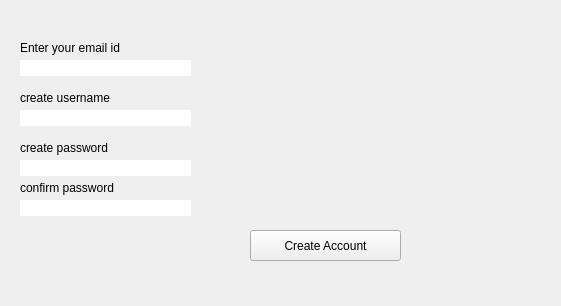
<?xml version="1.0" encoding="UTF-8"?>
<ui version="4.0">
 <class>Form</class>
 <widget class="QWidget" name="Form">
  <property name="geometry">
   <rect>
    <x>0</x>
    <y>0</y>
    <width>561</width>
    <height>306</height>
   </rect>
  </property>
  <property name="windowTitle">
   <string>Form</string>
  </property>
  <widget class="QLineEdit" name="Email_id">
   <property name="geometry">
    <rect>
     <x>20</x>
     <y>60</y>
     <width>171</width>
     <height>16</height>
    </rect>
   </property>
   <property name="sizePolicy">
    <sizepolicy hsizetype="Expanding" vsizetype="Fixed">
     <horstretch>0</horstretch>
     <verstretch>0</verstretch>
    </sizepolicy>
   </property>
   <property name="accessibleName">
    <string/>
   </property>
   <property name="accessibleDescription">
    <string/>
   </property>
   <property name="frame">
    <bool>false</bool>
   </property>
  </widget>
  <widget class="QLineEdit" name="CreatePass_2">
   <property name="geometry">
    <rect>
     <x>20</x>
     <y>160</y>
     <width>171</width>
     <height>16</height>
    </rect>
   </property>
   <property name="sizePolicy">
    <sizepolicy hsizetype="Expanding" vsizetype="Fixed">
     <horstretch>0</horstretch>
     <verstretch>0</verstretch>
    </sizepolicy>
   </property>
   <property name="accessibleName">
    <string/>
   </property>
   <property name="accessibleDescription">
    <string/>
   </property>
   <property name="frame">
    <bool>false</bool>
   </property>
   <property name="echoMode">
    <enum>QLineEdit::Password</enum>
   </property>
  </widget>
  <widget class="QLineEdit" name="ConfirmPass">
   <property name="geometry">
    <rect>
     <x>20</x>
     <y>200</y>
     <width>171</width>
     <height>16</height>
    </rect>
   </property>
   <property name="sizePolicy">
    <sizepolicy hsizetype="Expanding" vsizetype="Fixed">
     <horstretch>0</horstretch>
     <verstretch>0</verstretch>
    </sizepolicy>
   </property>
   <property name="accessibleName">
    <string/>
   </property>
   <property name="accessibleDescription">
    <string/>
   </property>
   <property name="frame">
    <bool>false</bool>
   </property>
   <property name="echoMode">
    <enum>QLineEdit::Password</enum>
   </property>
  </widget>
  <widget class="QLabel" name="Email_Lable">
   <property name="geometry">
    <rect>
     <x>20</x>
     <y>40</y>
     <width>121</width>
     <height>16</height>
    </rect>
   </property>
   <property name="text">
    <string>Enter your email id</string>
   </property>
  </widget>
  <widget class="QLabel" name="PasswordLable">
   <property name="geometry">
    <rect>
     <x>20</x>
     <y>140</y>
     <width>121</width>
     <height>16</height>
    </rect>
   </property>
   <property name="text">
    <string>create password</string>
   </property>
  </widget>
  <widget class="QLabel" name="ConfirmLable">
   <property name="geometry">
    <rect>
     <x>20</x>
     <y>180</y>
     <width>121</width>
     <height>16</height>
    </rect>
   </property>
   <property name="text">
    <string>confirm password</string>
   </property>
  </widget>
  <widget class="QLabel" name="UsernameLabel">
   <property name="geometry">
    <rect>
     <x>20</x>
     <y>90</y>
     <width>121</width>
     <height>16</height>
    </rect>
   </property>
   <property name="text">
    <string>create username</string>
   </property>
  </widget>
  <widget class="QLineEdit" name="Username">
   <property name="geometry">
    <rect>
     <x>20</x>
     <y>110</y>
     <width>171</width>
     <height>16</height>
    </rect>
   </property>
   <property name="sizePolicy">
    <sizepolicy hsizetype="Expanding" vsizetype="Fixed">
     <horstretch>0</horstretch>
     <verstretch>0</verstretch>
    </sizepolicy>
   </property>
   <property name="accessibleName">
    <string/>
   </property>
   <property name="accessibleDescription">
    <string/>
   </property>
   <property name="frame">
    <bool>false</bool>
   </property>
   <property name="echoMode">
    <enum>QLineEdit::Normal</enum>
   </property>
  </widget>
  <widget class="QPushButton" name="pushButton">
   <property name="geometry">
    <rect>
     <x>250</x>
     <y>230</y>
     <width>151</width>
     <height>31</height>
    </rect>
   </property>
   <property name="text">
    <string>Create Account</string>
   </property>
  </widget>
 </widget>
 <resources/>
 <connections/>
</ui>
